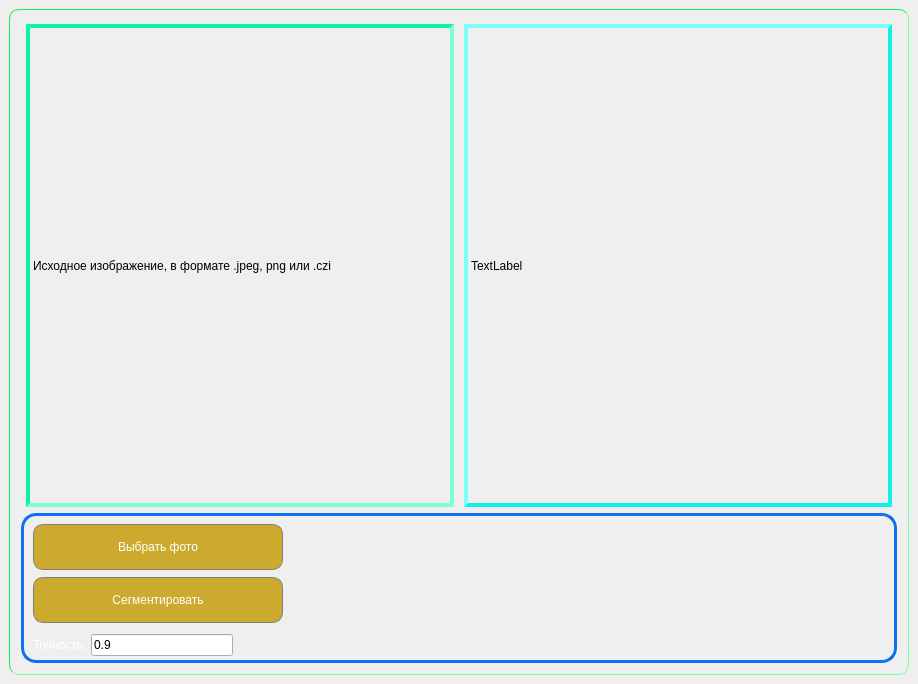
<?xml version="1.0" encoding="UTF-8"?>
<ui version="4.0">
 <class>MainWindow</class>
 <widget class="QMainWindow" name="MainWindow">
  <property name="geometry">
   <rect>
    <x>0</x>
    <y>0</y>
    <width>918</width>
    <height>684</height>
   </rect>
  </property>
  <property name="maximumSize">
   <size>
    <width>16777215</width>
    <height>16777215</height>
   </size>
  </property>
  <property name="windowTitle">
   <string>FISH data processing</string>
  </property>
  <property name="windowIcon">
   <iconset resource="resources/resources.qrc">
    <normaloff>:/resources/icon.ico</normaloff>:/resources/icon.ico</iconset>
  </property>
  <property name="autoFillBackground">
   <bool>false</bool>
  </property>
  <property name="styleSheet">
   <string notr="true">#MainWindow
{
border-image: url(:/resources/Background4.jpg);
background-position: center center no-repeat  fixed;
background-size: 100% 100%;

}




</string>
  </property>
  <property name="animated">
   <bool>true</bool>
  </property>
  <property name="documentMode">
   <bool>false</bool>
  </property>
  <property name="dockNestingEnabled">
   <bool>false</bool>
  </property>
  <property name="unifiedTitleAndToolBarOnMac">
   <bool>false</bool>
  </property>
  <widget class="QWidget" name="centralwidget">
   <property name="styleSheet">
    <string notr="true">#centralwidget {background-color: transparent;}</string>
   </property>
   <layout class="QVBoxLayout" name="verticalLayout">
    <item>
     <widget class="QGroupBox" name="verticalGroupBox">
      <property name="acceptDrops">
       <bool>false</bool>
      </property>
      <property name="autoFillBackground">
       <bool>false</bool>
      </property>
      <property name="styleSheet">
       <string notr="true">#verticalGroupBox {
border: 1px inset #10f04f;
border-radius: 10px;
}</string>
      </property>
      <property name="flat">
       <bool>false</bool>
      </property>
      <property name="checkable">
       <bool>false</bool>
      </property>
      <layout class="QVBoxLayout">
       <item>
        <widget class="QWidget" name="horizontalWidget" native="true">
         <property name="contextMenuPolicy">
          <enum>Qt::NoContextMenu</enum>
         </property>
         <property name="styleSheet">
          <string notr="true">#horizontalGroupBox {
border: 1px inset #10f04f;
}</string>
         </property>
         <layout class="QHBoxLayout" name="horizontalLayout">
          <property name="spacing">
           <number>10</number>
          </property>
          <property name="leftMargin">
           <number>5</number>
          </property>
          <property name="topMargin">
           <number>0</number>
          </property>
          <property name="rightMargin">
           <number>5</number>
          </property>
          <property name="bottomMargin">
           <number>0</number>
          </property>
          <item>
           <widget class="QLabel" name="labelFoto">
            <property name="styleSheet">
             <string notr="true">#labelFoto
{
border: 4px inset #10f0ad;

}</string>
            </property>
            <property name="frameShape">
             <enum>QFrame::Box</enum>
            </property>
            <property name="text">
             <string>Исходное изображение, в формате .jpeg, png или .czi</string>
            </property>
           </widget>
          </item>
          <item>
           <widget class="QLabel" name="label_2">
            <property name="styleSheet">
             <string notr="true">#label_2
{
border: 4px outset #10f0e9;

}</string>
            </property>
            <property name="frameShape">
             <enum>QFrame::Box</enum>
            </property>
            <property name="text">
             <string>TextLabel</string>
            </property>
           </widget>
          </item>
         </layout>
        </widget>
       </item>
       <item>
        <widget class="QGroupBox" name="gridGroupBox">
         <property name="maximumSize">
          <size>
           <width>16777215</width>
           <height>150</height>
          </size>
         </property>
         <property name="styleSheet">
          <string notr="true">#gridGroupBox {
                width: 100px;
                height:100px;
                border: 3px solid #1071f0;
                border-radius: 15px;
}</string>
         </property>
         <layout class="QGridLayout" name="gridLayout">
          <property name="leftMargin">
           <number>9</number>
          </property>
          <property name="topMargin">
           <number>5</number>
          </property>
          <property name="rightMargin">
           <number>9</number>
          </property>
          <property name="bottomMargin">
           <number>0</number>
          </property>
          <property name="horizontalSpacing">
           <number>9</number>
          </property>
          <property name="verticalSpacing">
           <number>7</number>
          </property>
          <item row="1" column="0">
           <widget class="QPushButton" name="pushButtonSeg">
            <property name="styleSheet">
             <string notr="true">QPushButton {
  background-color: #ccaa2d;
  color: white; 
  border: 1px solid gray;
  padding: 15px;
  border-radius: 10px;
}

QPushButton:pressed {
    background-color: qlineargradient(x1: 0, y1: 0, x2: 0, y2: 1,
                                      stop: 0 #FF7832, stop: 1 #FF9739);
}</string>
            </property>
            <property name="text">
             <string>Cегментировать</string>
            </property>
           </widget>
          </item>
          <item row="0" column="2">
           <spacer name="horizontalSpacer">
            <property name="orientation">
             <enum>Qt::Horizontal</enum>
            </property>
            <property name="sizeType">
             <enum>QSizePolicy::MinimumExpanding</enum>
            </property>
            <property name="sizeHint" stdset="0">
             <size>
              <width>60</width>
              <height>35</height>
             </size>
            </property>
           </spacer>
          </item>
          <item row="0" column="0">
           <widget class="QPushButton" name="pushButtonStart">
            <property name="minimumSize">
             <size>
              <width>250</width>
              <height>0</height>
             </size>
            </property>
            <property name="styleSheet">
             <string notr="true">QPushButton {
  background-color: #ccaa2d;
  color: white; 
  border: 1px solid gray;
  padding: 15px;
  border-radius: 10px;
}

QPushButton:pressed {
    background-color: qlineargradient(x1: 0, y1: 0, x2: 0, y2: 1,
                                      stop: 0 #FF7832, stop: 1 #FF9739);
}</string>
            </property>
            <property name="text">
             <string>Выбрать фото</string>
            </property>
           </widget>
          </item>
          <item row="3" column="0">
           <widget class="QWidget" name="horizontalWidget_2" native="true">
            <property name="minimumSize">
             <size>
              <width>0</width>
              <height>0</height>
             </size>
            </property>
            <property name="maximumSize">
             <size>
              <width>200</width>
              <height>16777215</height>
             </size>
            </property>
            <property name="contextMenuPolicy">
             <enum>Qt::PreventContextMenu</enum>
            </property>
            <property name="layoutDirection">
             <enum>Qt::LeftToRight</enum>
            </property>
            <property name="autoFillBackground">
             <bool>false</bool>
            </property>
            <property name="styleSheet">
             <string notr="true">#horizontalGroupBox_2{           
outline: none;
}</string>
            </property>
            <layout class="QHBoxLayout" name="horizontalLayout_2">
             <property name="spacing">
              <number>1</number>
             </property>
             <property name="leftMargin">
              <number>0</number>
             </property>
             <property name="topMargin">
              <number>0</number>
             </property>
             <property name="rightMargin">
              <number>0</number>
             </property>
             <property name="bottomMargin">
              <number>0</number>
             </property>
             <item>
              <widget class="QLabel" name="labelStart">
               <property name="maximumSize">
                <size>
                 <width>16777215</width>
                 <height>16777215</height>
                </size>
               </property>
               <property name="styleSheet">
                <string notr="true">#labelStart{ color: white; }</string>
               </property>
               <property name="text">
                <string>Точность: </string>
               </property>
              </widget>
             </item>
             <item>
              <widget class="QLineEdit" name="labelAccuracy">
               <property name="text">
                <string>0.9</string>
               </property>
              </widget>
             </item>
            </layout>
           </widget>
          </item>
         </layout>
        </widget>
       </item>
      </layout>
     </widget>
    </item>
   </layout>
  </widget>
 </widget>
 <resources>
  <include location="resources/resources.qrc"/>
 </resources>
 <connections/>
</ui>
